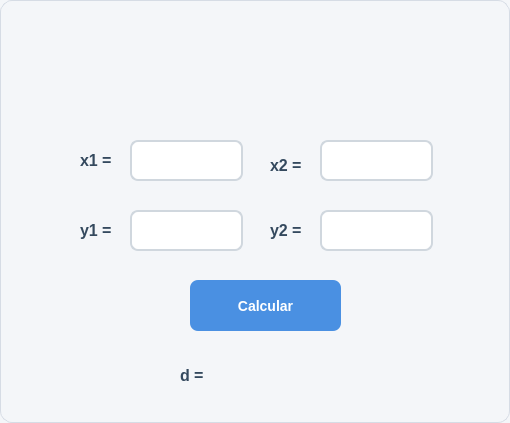
<?xml version="1.0" encoding="UTF-8"?>
<ui version="4.0">
 <class>DialogoEjercicio2</class>
 <widget class="QDialog" name="DialogoEjercicio2">
  <property name="geometry">
   <rect>
    <x>0</x>
    <y>0</y>
    <width>510</width>
    <height>423</height>
   </rect>
  </property>
  <property name="windowTitle">
   <string>Dialog</string>
  </property>
  <property name="styleSheet">
   <string notr="true">/* =========================
   ESTILO GENERAL DEL DIALOG
   ========================= */
QDialog {
    background-color: #f4f6f9;
    border: 1px solid #d6dce5;
    border-radius: 12px;
    font-family: &quot;Segoe UI&quot;;
    font-size: 14px;
    color: #2c3e50;
}

/* =========================
   LABELS
   ========================= */
QLabel {
    color: #34495e;
    font-weight: 500;
    background: transparent;
}

/* =========================
   CAMPOS DE TEXTO
   ========================= */
QLineEdit {
    background-color: #ffffff;
    border: 2px solid #d0d7de;
    border-radius: 8px;
    padding: 8px 10px;
    color: #2c3e50;
    selection-background-color: #4a90e2;
    selection-color: white;
}

/* Cuando el usuario selecciona el campo */
QLineEdit:focus {
    border: 2px solid #4a90e2;
    background-color: #ffffff;
}

/* Campo deshabilitado */
QLineEdit:disabled {
    background-color: #ecf0f1;
    color: #95a5a6;
    border: 2px solid #dfe6e9;
}

/* =========================
   BOTONES
   ========================= */
QPushButton {
    background-color: #4a90e2;
    color: white;
    border: none;
    border-radius: 8px;
    padding: 8px 16px;
    font-size: 14px;
    font-weight: 600;
}

/* Hover */
QPushButton:hover {
    background-color: #357abd;
}

/* Click */
QPushButton:pressed {
    background-color: #2f6da3;
    padding-top: 9px;
    padding-bottom: 7px;
}

/* Botón deshabilitado */
QPushButton:disabled {
    background-color: #bdc3c7;
    color: #ecf0f1;
}

/* =========================
   TOOLTIP OPCIONAL
   ========================= */
QToolTip {
    background-color: #2c3e50;
    color: white;
    border: 1px solid #4a90e2;
    padding: 5px;
    border-radius: 6px;
}</string>
  </property>
  <widget class="QLabel" name="label">
   <property name="geometry">
    <rect>
     <x>100</x>
     <y>50</y>
     <width>311</width>
     <height>51</height>
    </rect>
   </property>
   <property name="text">
    <string/>
   </property>
   <property name="pixmap">
    <pixmap>../../../../Users/Dell/Downloads/Captura de pantalla 2026-06-01 171158.png</pixmap>
   </property>
   <property name="scaledContents">
    <bool>true</bool>
   </property>
  </widget>
  <widget class="QLabel" name="label_2">
   <property name="geometry">
    <rect>
     <x>80</x>
     <y>140</y>
     <width>131</width>
     <height>41</height>
    </rect>
   </property>
   <property name="font">
    <font>
     <pointsize>12</pointsize>
     <weight>62</weight>
     <bold>true</bold>
    </font>
   </property>
   <property name="text">
    <string>x1 =</string>
   </property>
  </widget>
  <widget class="QLabel" name="label_3">
   <property name="geometry">
    <rect>
     <x>270</x>
     <y>150</y>
     <width>111</width>
     <height>31</height>
    </rect>
   </property>
   <property name="font">
    <font>
     <pointsize>12</pointsize>
     <weight>62</weight>
     <bold>true</bold>
    </font>
   </property>
   <property name="text">
    <string>x2 =</string>
   </property>
  </widget>
  <widget class="QLabel" name="label_4">
   <property name="geometry">
    <rect>
     <x>270</x>
     <y>210</y>
     <width>101</width>
     <height>41</height>
    </rect>
   </property>
   <property name="font">
    <font>
     <pointsize>12</pointsize>
     <weight>62</weight>
     <bold>true</bold>
    </font>
   </property>
   <property name="text">
    <string>y2 =</string>
   </property>
  </widget>
  <widget class="QLabel" name="label_5">
   <property name="geometry">
    <rect>
     <x>80</x>
     <y>210</y>
     <width>81</width>
     <height>41</height>
    </rect>
   </property>
   <property name="font">
    <font>
     <pointsize>12</pointsize>
     <weight>62</weight>
     <bold>true</bold>
    </font>
   </property>
   <property name="text">
    <string>y1 =</string>
   </property>
  </widget>
  <widget class="QLabel" name="lbl_distancia">
   <property name="geometry">
    <rect>
     <x>180</x>
     <y>360</y>
     <width>231</width>
     <height>31</height>
    </rect>
   </property>
   <property name="font">
    <font>
     <pointsize>12</pointsize>
     <weight>62</weight>
     <bold>true</bold>
    </font>
   </property>
   <property name="text">
    <string>d = </string>
   </property>
  </widget>
  <widget class="QPushButton" name="btn_calcular">
   <property name="geometry">
    <rect>
     <x>190</x>
     <y>280</y>
     <width>151</width>
     <height>51</height>
    </rect>
   </property>
   <property name="text">
    <string>Calcular</string>
   </property>
  </widget>
  <widget class="QLineEdit" name="txt_x1">
   <property name="geometry">
    <rect>
     <x>130</x>
     <y>140</y>
     <width>113</width>
     <height>41</height>
    </rect>
   </property>
   <property name="font">
    <font>
     <pointsize>10</pointsize>
     <weight>75</weight>
     <bold>true</bold>
    </font>
   </property>
  </widget>
  <widget class="QLineEdit" name="txt_x2">
   <property name="geometry">
    <rect>
     <x>320</x>
     <y>140</y>
     <width>113</width>
     <height>41</height>
    </rect>
   </property>
   <property name="font">
    <font>
     <pointsize>10</pointsize>
     <weight>75</weight>
     <bold>true</bold>
    </font>
   </property>
  </widget>
  <widget class="QLineEdit" name="txt_y1">
   <property name="geometry">
    <rect>
     <x>130</x>
     <y>210</y>
     <width>113</width>
     <height>41</height>
    </rect>
   </property>
   <property name="font">
    <font>
     <pointsize>10</pointsize>
     <weight>75</weight>
     <bold>true</bold>
    </font>
   </property>
  </widget>
  <widget class="QLineEdit" name="txt_y2">
   <property name="geometry">
    <rect>
     <x>320</x>
     <y>210</y>
     <width>113</width>
     <height>41</height>
    </rect>
   </property>
   <property name="font">
    <font>
     <pointsize>10</pointsize>
     <weight>75</weight>
     <bold>true</bold>
    </font>
   </property>
  </widget>
 </widget>
 <resources/>
 <connections/>
</ui>
